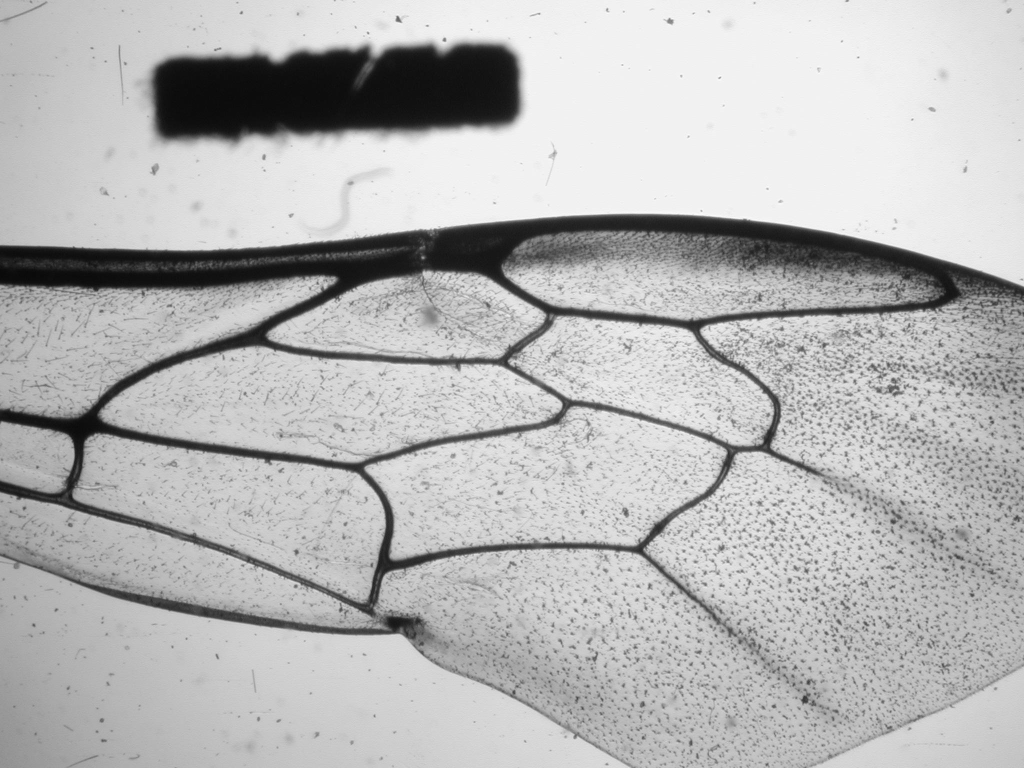
#> input picture data/004 Osmia lignaria f right 4x.jpg, 2048 x 1536 px (shown at 1/2 size)
$ python -i morpho.py   (imports and definitions only)
#> lines starting #> are read from the running program, lines starting #| are printed output that depends on the picture; after the words box and inside, x2 and y2 are one past the last pixel; in counts of white or black regions, pixels touching at a corner belong together
from skimage.morphology import binary_opening, binary_closing, disk, skeletonize
import cv2
import matplotlib.pyplot as plt
import numpy as np


def extract_skeleton(veins_img, display=False):
    veins = veins_img.copy()

    veins = binary_opening(veins, disk(1))
    veins = binary_closing(veins, disk(2))
    veins = binary_opening(veins, disk(3))
    veins = binary_closing(veins, disk(3))

    skel = skeletonize(veins, method='lee').astype(np.uint8)

    if display:
        plt.figure(figsize=(30,30))

        plt.subplot(121)
        plt.title('Veins image')
        plt.imshow(veins, cmap='gray')

        plt.subplot(122)
        plt.title('Skeleton image')
        plt.imshow(skel, cmap='gray')

    return skel


def detect_corners(skel):

    corners = cv2.cornerHarris(skel, 2, 3, 0.04)
    corners_coords = np.argwhere(corners > 0.4*corners.max())

    return corners_coords

>>> import cv2
>>> picture = cv2.imread('../data/004 Osmia lignaria f right 4x.jpg', cv2.IMREAD_GRAYSCALE)
#> picture is the input picture: shape (1536, 2048); min 7, max 255, mean 182.2
>>> result = extract_skeleton(picture)
#> in extract_skeleton, `veins = binary_opening(veins, disk(1))`: veins: shape (1536, 2048) bool; every value is 1
#> in extract_skeleton, `skel = skeletonize(veins, method='lee').astype(np.uint8)`:
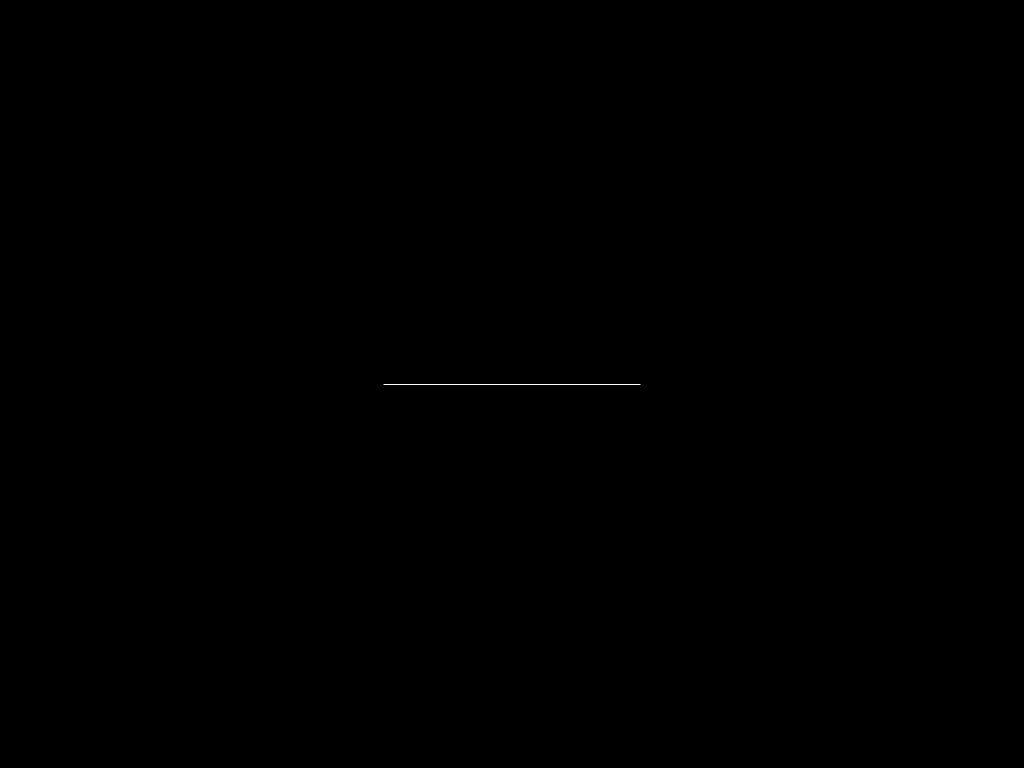
#> skel: shape (1536, 2048) (shown at 1/2 size); values 0 (black) and 1 (white), 0.02% white in thin lines or dots, all inside (x1, y1, x2, y2) = (767, 768, 1281, 769)
